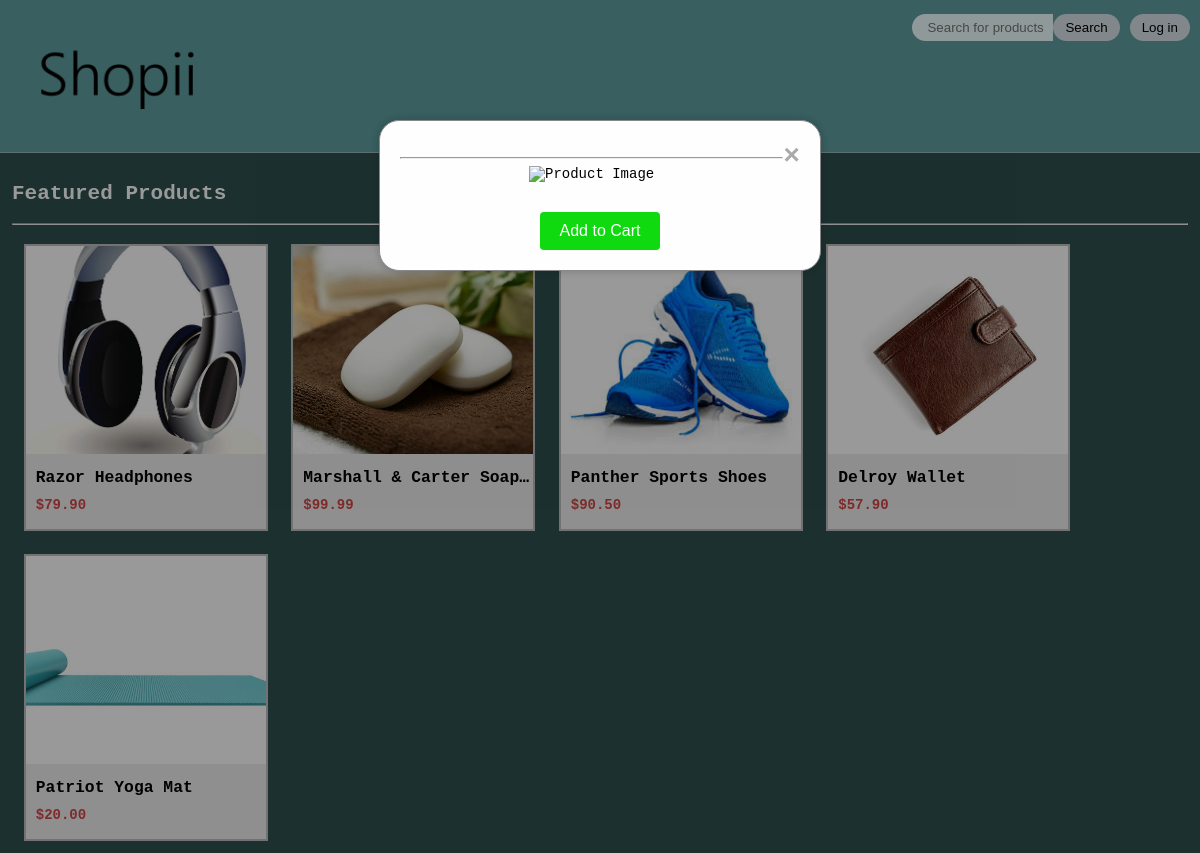
The app's page /frontend/index.php with its own data.
### tables this page shows
CREATE TABLE `products` (
	`product_id`	int NOT NULL AUTO_INCREMENT,
	`name`	varchar(50) NOT NULL,
	`price`	decimal(4,2) NOT NULL,
	`picture`	varchar(100) NOT NULL,
	`description`	varchar(500) NOT NULL,
	PRIMARY KEY(`product_id`)
);

### frontend/index.php (the view, shortened to what this page needs)
<?php
include "./sql_con.php";
?>
<!DOCTYPE html>
<html lang="en">
<head>
    <link rel="stylesheet" type="text/css" href="./design.css">
    <link rel="stylesheet" type="text/css" href="./homepage.css">
</head>
<body>
    <?php include "./navbar.php"; ?>
    <section class="product-container">
        <h1>Featured Products</h1><hr>
        <?php
        function getAllProducts()
        {
            global $con;
            $query = $con->prepare("SELECT * FROM `products`");
            if ($query->execute()) {
                $query->bind_result($product_id, $name, $price, $picture, $description);
                $query->store_result();
                while ($query->fetch()) {
                    echo '<div class="cell" data-product-id="' . $product_id . '"  data-description="' . $description . '"><div class="product"><img src="./productimages/' . $picture . '" alt="Image of ' . $name . '"><div class="product-details"><h3>' . $name . '</h3><p>$' . $price . '</p><br>';
                    echo '</div></div></div></div>';
                }
            } else {
                echo "Error executing query.";
            }
        }
        try {
            if (isset($_POST["search_query"])) {
                if ($_POST["search_query"] == null) {
                    getAllProducts();
                } else {
                    $search_query = $_POST["search_query"];
                    $query = "SELECT * FROM `products` WHERE `name` LIKE '%$search_query%'";
                    $result = mysqli_query($con, $query);
                    if ($result) {
                        while ($row = mysqli_fetch_assoc($result)) {
                            $product_id = $row['product_id'];
                            $name = $row['name'];
                            $price = $row['price'];
                            $picture = $row['picture'];
                            $description = $row['description'];
                            echo '<div class="cell" data-product-id="' . $product_id . '"  data-description="' . $description . '"><div class="product"><img src="./productimages/' . $picture . '" alt="Image of ' . $name . '"><div class="product-details"><h3>' . $name . '</h3><p>$' . $price . '</p><br>';
                            if (isset($_SESSION["user_id"])) {
                                echo '<a href="/cart/addtoCart.php?product_id=' . $product_id . '" class="cell-btn">Add to cart</a>';
                            }
                            echo '</div></div></div></div>';
                        }
                    } else {
                        echo "Error executing query.";
                    }
                }
            } else {
                throw new Exception("No searches made");
            }
        } catch (\Throwable $th) {
            getAllProducts();
        }
        ?>
    </section>
    <div id="myModal" class="modal">
        <div class="modal-content">
            <span class="close">&times;</span>
            <div class="product-details">
                <h3 id="product-name"></h3><hr>
                <div class="product-image">
                    <img id="product-image" alt="Product Image">
                </div>
                <button class="add-to-cart-btn">Add to Cart</button>
            </div>
        </div>
    </div>
</body>
</html>

### frontend/navbar.php (shortened to what this page needs)
<div id="navbar">
    <div>
        <?php
        if (!isset($_SESSION["privilege"])) {
            echo '<a href="./login/index.php"><button class="navbarbutton">Log in</button></a>';
        }
        ?>
        <form action="/" method="post">
            <button class="navbarbutton" type="submit">Search</button>
            <input type="text" id="navbar_search" name="search_query" placeholder="Search for products">
        </form>
        <a href="/"><img src="/images/LOGO.png" alt="" style="height:20%; width: 20%;"></a>
    </div>
</div>

### frontend/design.css (style rules this page uses)
body { color: white; background-color: darkslategray; margin: 0%; font-family: 'Courier New', monospace; font-size: 14px; }
#navbar { min-width: 100%; min-height: 10%; border-bottom: 1px solid rgba(211, 211, 211, 0.512); background-color: cadetblue; text-align: left; padding-bottom: 1em; padding-top: 1em; overflow: auto; }
.navbarbutton { border-radius: 20px; border: none; padding: 6px 1vw; margin-right: 10px; float: right; width: fit-content; align-items: center; justify-content: center; }
#navbar_search { border: none; border-top-left-radius: 20px; border-bottom-left-radius: 20px; padding: 6px; padding-left: 15px; background-color: azure; margin-left: 2px; float: right; width: 10%; transition: 0.3s; }
button, .button, select { border-radius: 20px; padding: 6px; background-color: #D8E1E7; transition: 0.2s linear; }

### frontend/homepage.css (style rules this page uses)
.product-container { padding: 1%; }
.cell { border: solid 2px rgb(189, 189, 189); display: flex; color: black; background: rgb(237, 237, 237); width: 20vw; min-width: 200px; max-width: 350px; transition: 0.3s; float: left; margin: 1%; overflow: hidden; }
.product>img { height: 13rem; width: 100%; object-fit: cover; margin-bottom: 10px; }
.product { width: 100%; }
.product h3 { margin: 0 0 0 10px; text-overflow: ellipsis; overflow: hidden; white-space: nowrap; }
.product p { margin: 10px 0 0 10px; font-weight: bold; color: rgb(210, 70, 70); }
.modal { position: fixed; z-index: 1; left: 0; top: 0; width: 100%; height: 100%; overflow: auto; background-color: rgba(0, 0, 0, 0.4); }
.modal-content { color: black; background-color: #fefefe; margin: 10% auto; padding: 20px; border: 1px solid #888; max-width: 400px; box-shadow: 0 0 10px rgba(0, 0, 0, 0.2); border-radius: 20px; }
.modal-content .close { color: #aaa; float: right; font-size: 28px; font-weight: bold; cursor: pointer; }
.modal-content .product-details { text-align: center; }
.modal-content .product-image { text-align: center; }
.modal-content .product-image img { max-width: 100%; max-height: 200px; margin-bottom: 10px; }
.modal-content .add-to-cart-btn { background-color: rgb(15, 218, 15); color: white; border: none; padding: 10px 20px; text-align: center; text-decoration: none; display: inline-block; font-size: 16px; cursor: pointer; border-radius: 4px; }

### records on screen
products: picture (picture), name "Razor Headphones", price "79.90"
products: picture (picture), name "Marshall & Carter Soap…", price "99.99"
products: picture (picture), name "Panther Sports Shoes", price "90.50"
products: picture (picture), name "Delroy Wallet", price "57.90"
products: picture (picture), name "Patriot Yoga Mat", price "20.00"
